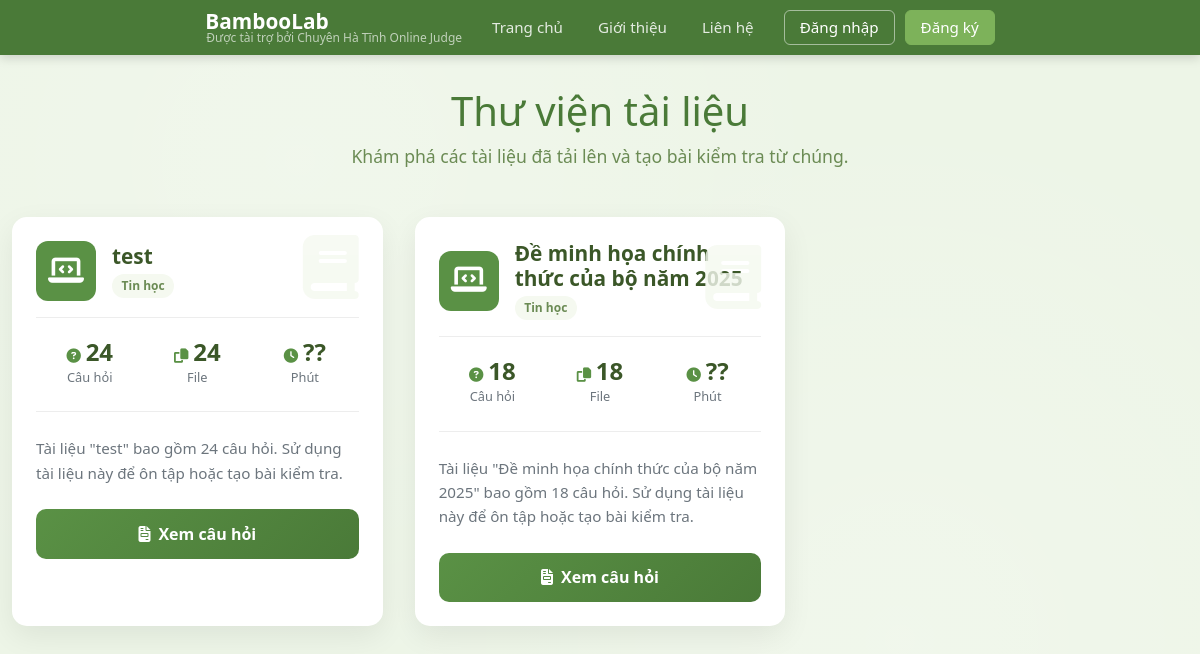
The app's page /documents/, older data.
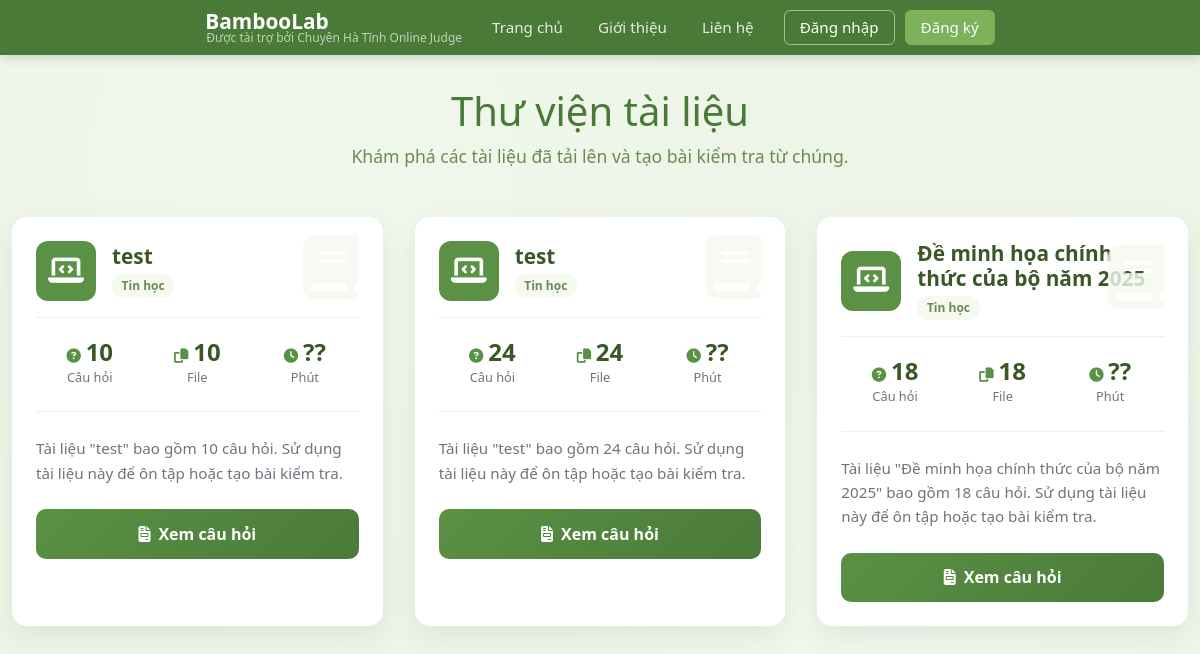
The same page, newer data.
### core/models.py (models this page shows, shortened)
class Document(models.Model):
    STATUS_CHOICES = [
        ('pending', 'Đang chờ xử lý'),
        ('processing', 'Đang xử lý'),
        ('completed', 'Hoàn thành'),
        ('failed', 'Thất bại')
    ]
    title = models.CharField(max_length=255)
    file = models.FileField(upload_to='documents/', null=True, blank=True)
    subject = models.ForeignKey(Subject, on_delete=models.CASCADE, related_name='documents', verbose_name="Môn học", null=True)
    uploaded_at = models.DateTimeField(auto_now_add=True)
    author = models.ForeignKey(User, on_delete=models.CASCADE, related_name='documents', verbose_name="Tác giả", null=True)
    status = models.CharField(max_length=20, choices=STATUS_CHOICES, default='pending')
    task_id = models.CharField(max_length=255, blank=True, null=True)
    error_message = models.TextField(blank=True, null=True)
    additional_requirements = models.TextField(blank=True, null=True)
    progress = models.IntegerField(default=0, help_text="Tiến trình xử lý (0-100%)")
    progress_message = models.CharField(max_length=255, blank=True, null=True, help_text="Thông báo về tiến trình hiện tại")
    class Meta:
        verbose_name = "Tài liệu"
        verbose_name_plural = "Tài liệu"
        ordering = ['uploaded_at']

class Subject(models.Model):
    name = models.CharField(max_length=100, unique=True, verbose_name="Tên môn học")
    code = models.CharField(max_length=20, blank=True, null=True, verbose_name="Mã môn học")
    description = models.TextField(blank=True, null=True, verbose_name="Mô tả")
    created_at = models.DateTimeField(auto_now_add=True)
    updated_at = models.DateTimeField(auto_now=True)
    class Meta:
        verbose_name = "Môn học"
        verbose_name_plural = "Môn học"
        ordering = ['name']

### core/views.py (the view)
# urls.py: path("documents/", document_list, name="document-list"),
def document_list(request):
    documents = Document.objects.annotate(
        question_count=Count('questions'),
        files_count=Count('uploaded_files') # Đếm số lượng file tải lên cho mỗi document
    ).select_related('subject').order_by('-uploaded_at')
    context = {
        'documents': documents
    }
    return render(request, 'document-list.html', context)

### templates/document-list.html (shortened to what this page needs)
{% extends 'base.html' %}
{% load static %}
{% block content %}
<div class="container">
    <div class="page-header">
        <h1>Thư viện tài liệu</h1>
        <p>Khám phá các tài liệu đã tải lên và tạo bài kiểm tra từ chúng.</p>
    </div>
    {% if documents %}
    <div class="document-grid">
        {% for document in documents %}
        <div class="document-card">
            <div class="card-header-custom">
                <div class="card-icon-bg">
                    {% if document.subject and document.subject.name == 'Tin học' %}
                        <i class="fas fa-laptop-code"></i>
                    {% elif document.subject %}
                        <i class="fas fa-book"></i>
                    {% else %}
                        <i class="fas fa-file-alt"></i>
                    {% endif %}
                </div>
                <div class="card-title-section">
                    <h5>{{ document.title }}</h5>
                    {% if document.subject %}
                    <span class="card-type-badge">{{ document.subject.name }}</span>
                    {% endif %}
                </div>
            </div>
            <div class="card-body-custom">
                <div class="card-stats">
                    <div class="stat-item">
                        <span class="stat-value">
                            <i class="fas fa-question-circle stat-icon"></i>{{ document.question_count|default:0 }}
                        </span>
                        <span class="stat-label">Câu hỏi</span>
                    </div>
                    <div class="stat-item">
                        <span class="stat-value">
                             <i class="fas fa-copy stat-icon"></i>{{ document.files_count|default:0 }}
                        </span>
                        <span class="stat-label">File</span>
                    </div>
                    <div class="stat-item">
                        <span class="stat-value">
                           <i class="fas fa-clock stat-icon"></i>??
                        </span>
                        <span class="stat-label">Phút</span>
                    </div>
                </div>
                <p class="card-description">
                    Tài liệu "{{ document.title }}" bao gồm {{ document.question_count|default:0 }} câu hỏi.
                    Sử dụng tài liệu này để ôn tập hoặc tạo bài kiểm tra.
                </p>
                {% if document.status == 'completed' and document.questions.exists %}
                    <a href="{% url 'document-questions' document.id %}" class="btn-create-quiz">
                        <i class="fas fa-file-invoice"></i> Xem câu hỏi
                    </a>
                 {% elif document.status == 'processing' or document.status == 'pending' %}
                     <a href="{% url 'document-status' document.id %}" class="btn-create-quiz" style="background: var(--gray-text); cursor: not-allowed;">
                        <i class="fas fa-spinner fa-spin"></i> Đang xử lý...
                    </a>
                {% else %}
                    <a href="{% url 'document-status' document.id %}" class="btn-create-quiz" style="background: var(--bs-danger);">
                        <i class="fas fa-exclamation-triangle"></i> Xem trạng thái
                    </a>
                {% endif %}
            </div>
        </div>
        {% endfor %}
    </div>
    {% else %}
    <div class="alert alert-info text-center" role="alert">
        <i class="fas fa-info-circle me-2"></i> Chưa có tài liệu nào được tải lên.
        <a href="{% url 'upload-document' %}" class="alert-link">Tải tài liệu ngay!</a>
    </div>
    {% endif %}
</div>
{% endblock %}

Row changes from the older to the newer data that the page shows:
added Document: title "test", subject.name "Tin học", question_count "10", files_count "10", status "completed" (drawn)
